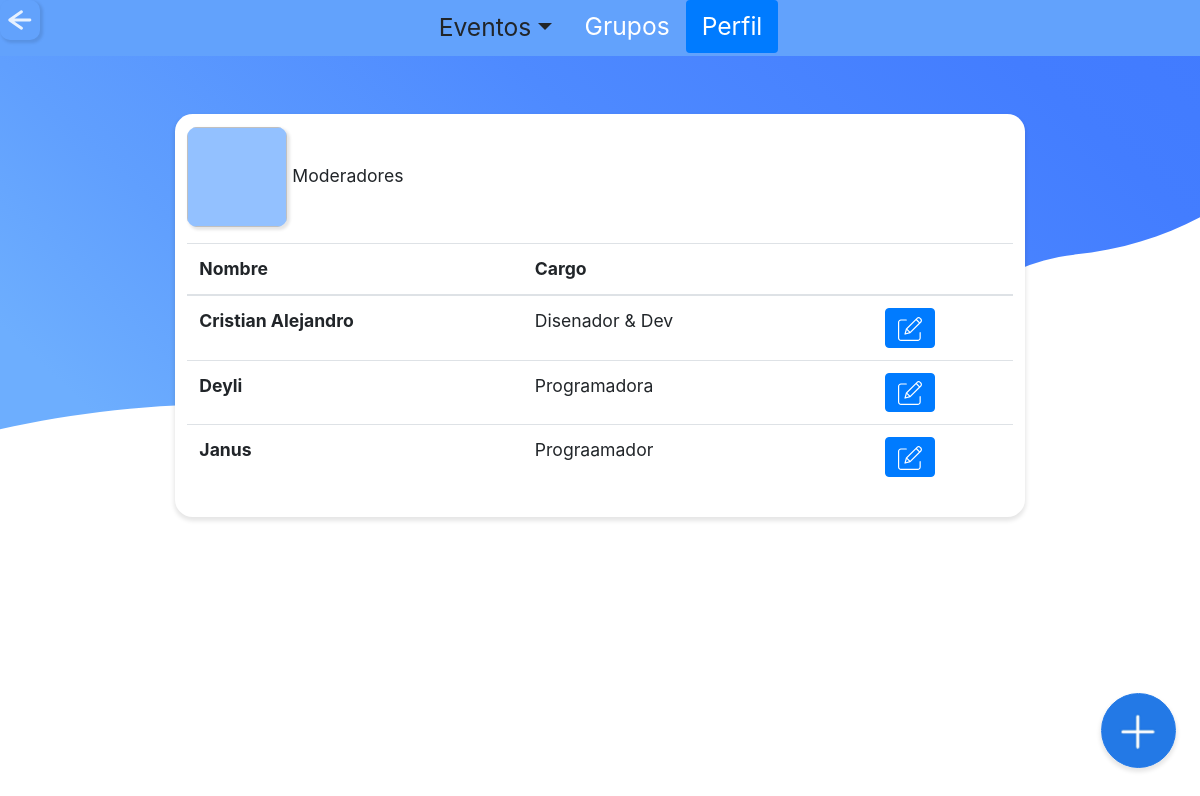
Screenshot of /admin/moderadores.php (signed in) with the database file from the repository.
### tables this page shows
CREATE TABLE `tbl_moderador` (
  `id_moderador` varchar(10) NOT NULL,
  `nombre_mod` varchar(30) NOT NULL,
  `apellido_mod` varchar(30) NOT NULL,
  `usuario_mod` varchar(20) NOT NULL,
  `contrasena_mod` varchar(20) NOT NULL,
  `cargo_mod` varchar(20) NOT NULL
);

### admin/moderadores.php (the view, shortened to what this page needs)
<?php
  include "../php/conexion.php";
  include "../php/variables.php";
?>
<!doctype html>
<html>
  <head>
  <?php
    $title="Administrador | SchoolTime";
    echo Links($title);
    ?>
  </head>
  <body>
    <?php
    $titulo="perfil";
    echo Eventos($titulo); ?>
<br>
<br>
<br>
<br>
<div class="center-90">
<div class="titulo_perfil default">
  <div class="medio">
  <img class="cuadro_grupo">
    Moderadores
    <table class="table margin-top-1">
    <thead>
    <tr>
      <th scope="col">Nombre</th>
      <th>Cargo</th>
      <th></th>
      <th></th>
    </tr>
  </thead>
  <tbody>
  <?php
	$query="SELECT * FROM tbl_moderador order by nombre_mod ";
	$resultado=$conexion->query($query);
	while ($row=$resultado->fetch_assoc()){
  ?>
    <tr>
    <th scope="col"><?php echo $row['nombre_mod']; ?></th>
     <td><?php echo $row['cargo_mod']; ?></td>
     <td>
     </td>
     <td>
      <a href="actualizar_mod.php?id=<?php echo $row['id_moderador']?>" style="color: white; text-decoration: none;">
     <button type="button" class="btn btn-primary btn-icon-2">
      <img class="icon" src="../svg/edit.svg"></button></a>
     </td>
    </tr>
    <?php
    }
    ?>
  </tbody>
</table>
  </div>
</div>
</div>
<center>
  <div class="form-check form-check-inline">
  <input class="btn_ok large" type="button" onclick="window.location.href = '<?php echo $n_moderador?>';" value="Nuevo Moderador">
  </div>
  </center>
  </body>
</html>

### css/style.css (style rules this page uses)
* { padding: 0; margin: 0; }
body { background: url(../svg/back_one.svg) no-repeat center center fixed; background-size: cover; font-size: 110%; }
.center-90 { margin: 0 auto; max-width: 90%; padding: 0.5em; border: 0px solid #CCC; border-radius: 1em; background-color: transparent; }
.icon { width:100%; }
.btn-icon-2 { max-width:50px; }
.btn_ok { position: fixed; bottom: 0; right: 1.5rem; display: inline-block; font-weight: 400; color: transparent; -webkit-user-select: none; -moz-user-select: none; -ms-user-select: none; user-select: none; width: 75px; height: 75px; box-shadow: 0px 3px 4px 1px rgba(0, 0, 0, 0.1); background-color: c; background: url(../iconos/nuevo_env.png) no-repeat center center; background-size: 100%; border: 1px solid #2379E6; padding: 0.375rem 0.75rem; margin-bottom: 2rem; line-height: 1.5; border-radius: 3rem; margin-left: -1.5rem; transition: width .7s; }
input { background-color: white; width: 80px; height: 80px; border-radius: 10px; border-color: transparent; color: transparent; box-shadow: 2px 2px 3px 1px rgba(0, 0, 0, 0.1); }
.large { font-size: 140%; }
.medio { margin: 0 auto; max-width: 80%; padding: 0.7em; border: 0px solid #CCC; box-shadow: 0px 3px 4px 1px rgba(0, 0, 0, 0.1); border-radius: 1em; background-color: white; margin-bottom: 0.6rem; text-decoration: none; }
.cuadro_grupo { background-color: #93C1FF; border: solid 0px #93C1FF; border-radius: 10px; box-shadow: 2px 2px 3px 1px rgba(0, 0, 0, 0.1); width: 100px; height: 100px; cursor: pointer; }
.margin-top-1 { margin-top: 1rem; }

### rows the page displays
tbl_moderador: nombre_mod "Cristian Alejandro", cargo_mod "Disenador & Dev"
tbl_moderador: nombre_mod "Deyli", cargo_mod "Programadora"
tbl_moderador: nombre_mod "Janus", cargo_mod "Prograamador"
